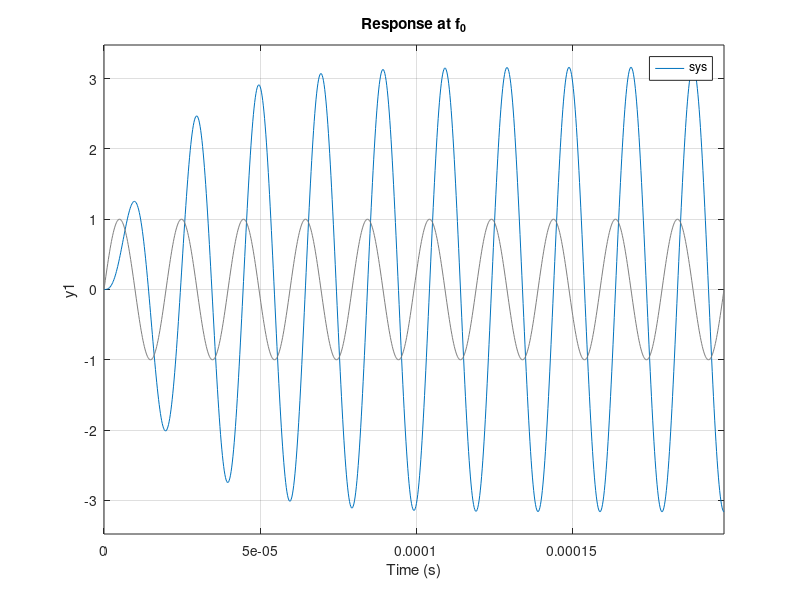
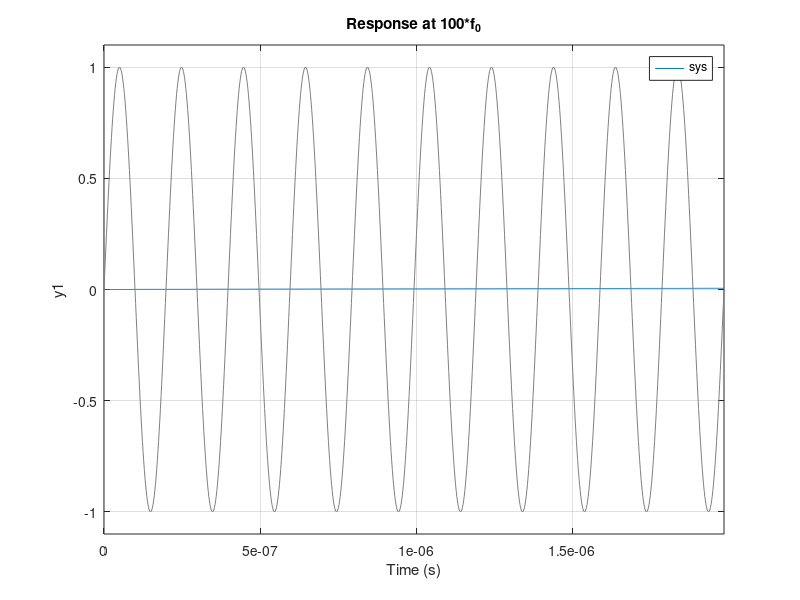
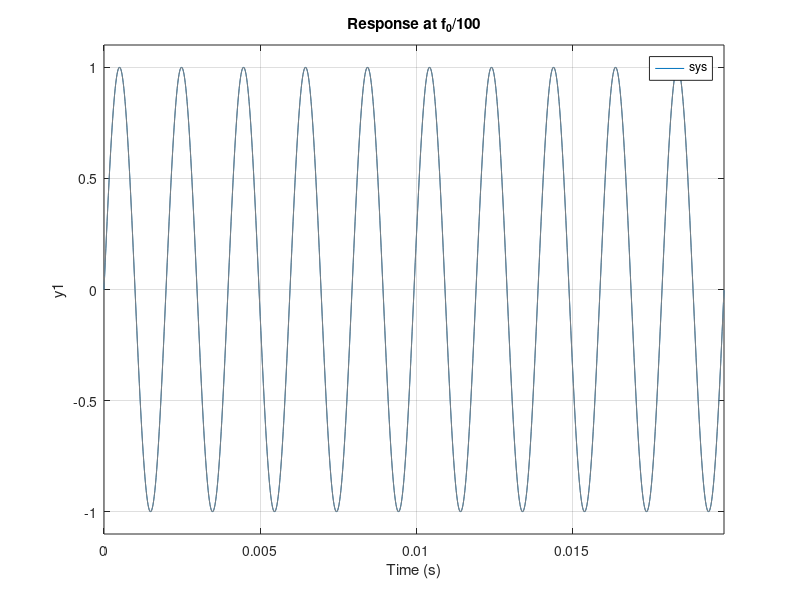

MATLAB code for these plots, in order:
% Circuit parameters
R = 100;
L = 1e-3;     % 10 microHenries
C = 0.01e-6;  % 0.01 microFarads

% Define the transfer function for Vout = VL + VC in a series RLC
num = [1];
den = [L*C, R*C, 1];

% Transfer function model
sys = tf(num, den);

% Resonant frequency
f0 = 1/(2*pi*sqrt(L*C));
disp(['Resonant Frequency (f0): ', num2str(f0/1e3), ' kHz']);
%------------------------------------------------------



% Frequency of interest (f0)
f_test = f0;
t = [0:0.01/f_test:10/f_test]; 

figure(1)
% Sinusoidal input at f_test
x_test = sin(2*pi*f_test*t);
lsim(sys, x_test, t);

title(['Response at f_0']);
xlabel('Time (s)');
ylabel('y1');
% legend('Input (Vin)', 'Output (Vout)');
grid on;
%------------------------------------------------------



%2. Frequency of interest (f0*100)
f_test2 = f0*100;
t2 = [0:0.01/f_test2:10/f_test2]; 

% Sinusoidal input at f_test
x_test2 = sin(2*pi*f_test2*t2);

 figure(2);
lsim(sys, x_test2, t2);
title(['Response at 100*f_0']);
xlabel('Time (s)');
ylabel('y1');
% legend('Input (Vin)', 'Output (Vout)');
grid on;
%---------------------------------------------------------



%3. Frequency of interest (f0/100)
f_test3 = f0/100;
t3 = [0:0.01/f_test3:10/f_test3]; 

% Sinusoidal input at f_test
x_test3 = sin(2*pi*f_test3*t3);

figure(3);
lsim(sys, x_test3, t3);
title(['Response at f_0/100']);
xlabel('Time (s)');
ylabel('y1');
% legend('Input (Vin)', 'Output (Vout)');
grid on;

%--------------------------------------------------------
